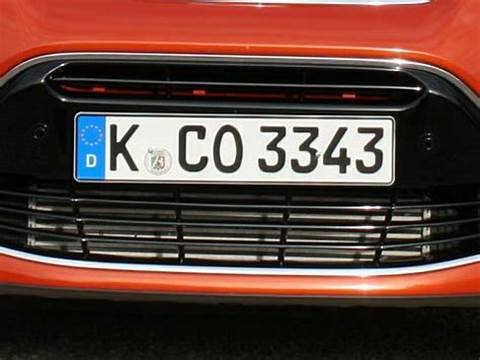
#> input picture OIP2.jpg, 480 x 360 px
$ python licensePlateDetection.py
#> lines starting #> are read from the running program, lines starting #| are printed output that depends on the picture; after the words box and inside, x2 and y2 are one past the last pixel; in counts of white or black regions, pixels touching at a corner belong together
import cv2
import pytesseract

# Read the image file
image = cv2.imread('OIP2.jpg')
#> image is the input picture: shape (360, 480, 3); mean B, G, R 57.7, 65.2, 93.1
# Convert to Grayscale Image
gray_image = cv2.cvtColor(image, cv2.COLOR_BGR2GRAY)
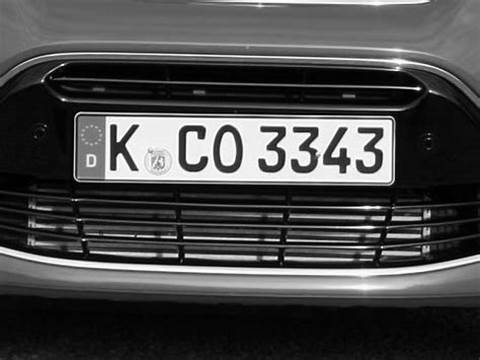
#> gray_image: shape (360, 480); min 0, max 255, mean 72.7

#Canny Edge Detection
canny_edge = cv2.Canny(gray_image, 170, 200)
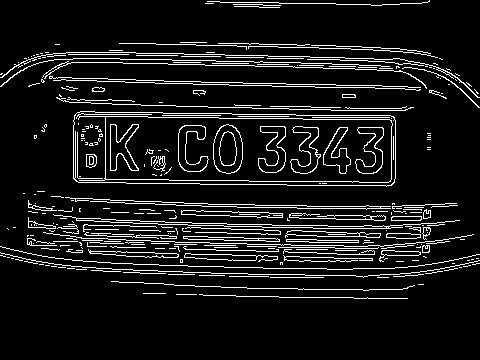
#> canny_edge: shape (360, 480); 9.5% white in thin lines or dots, all inside (x1, y1, x2, y2) = (0, 0, 480, 299)

# Find contours based on Edges
contours, new  = cv2.findContours(canny_edge.copy(), cv2.RETR_LIST, cv2.CHAIN_APPROX_SIMPLE)
#> contours = 350 contours, 284 with area under 20; largest, box (x1, y1, x2, y2) and area: (73, 111, 396, 187) 22590, (73, 111, 396, 187) 22581, (76, 113, 393, 183) 17913, (105, 116, 393, 183) 17908, (213, 124, 243, 174) 1174; new = 350 rows, first 6: [1, -1, -1, -1], [2, 0, -1, -1], [3, 1, -1, -1], [4, 2, -1, -1], [5, 3, -1, -1], [6, 4, -1, -1]
contours=sorted(contours, key = cv2.contourArea, reverse = True)[:30]
#> contours = 30 contours; largest, box (x1, y1, x2, y2) and area: (73, 111, 396, 187) 22590, (73, 111, 396, 187) 22581, (76, 113, 393, 183) 17913, (105, 116, 393, 183) 17908, (213, 124, 243, 174) 1174

# Initialize license Plate contour and x,y coordinates
contour_with_license_plate = None
license_plate = None
x = None
y = None
w = None
h = None

# Find the contour with 4 potential corners and creat ROI around it
for contour in contours:
        # Find Perimeter of contour and it should be a closed contour
        perimeter = cv2.arcLength(contour, True)
        approx = cv2.approxPolyDP(contour, 0.01 * perimeter, True)
        if len(approx) == 4: #see whether it is a Rect
            contour_with_license_plate = approx
            x, y, w, h = cv2.boundingRect(contour)
            license_plate = gray_image[y:y + h, x:x + w]
            break
#> this loop made 4 passes
#> (perimeter, contour_with_license_plate, x, y, w, h) on pass 4: (698, [[105, 117], [389, 119], [391, 179], [106, 179]], 105, 116, 288, 67)
#> perimeter on passes 1 to 3: 780.2, 876.1, 971.3

# Removing Noise from the detected image, before sending to Tesseract
license_plate = cv2.bilateralFilter(license_plate, 11, 17, 17)
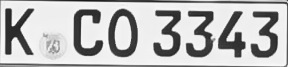
#> license_plate: shape (67, 288); min 23, max 248, mean 186.1
(thresh, license_plate) = cv2.threshold(license_plate, 150, 180, cv2.THRESH_BINARY)
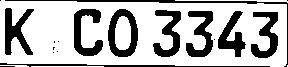
#> license_plate: shape (67, 288); values 0 (black) and 180 (white), 71.2% white; 18 black regions (9 under 20 px), largest, box (x1, y1, x2, y2) and area: (108, 9, 138, 57) 715, (5, 8, 34, 55) 679, (74, 9, 103, 56) 672

#Text Recognition
#> (the run stopped early here; a loop or call above may not have finished)
